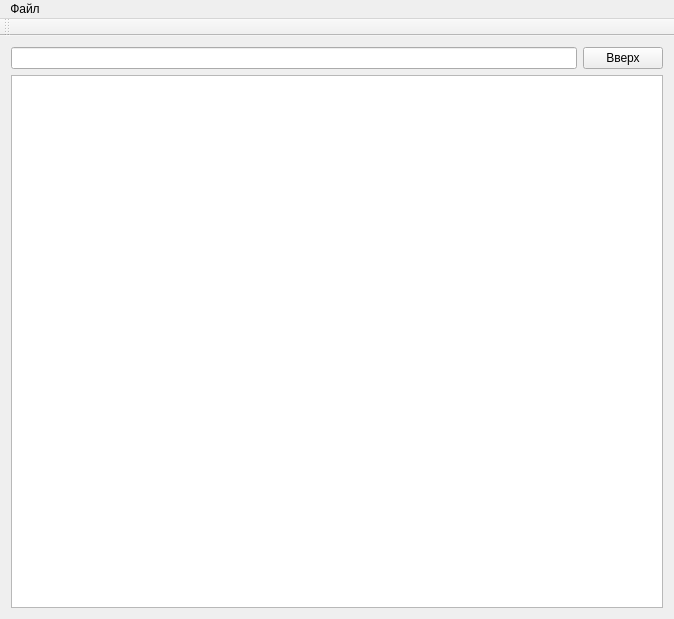
<?xml version="1.0" encoding="UTF-8"?>
<ui version="4.0">
 <class>Explorer</class>
 <widget class="QMainWindow" name="Explorer">
  <property name="geometry">
   <rect>
    <x>0</x>
    <y>0</y>
    <width>674</width>
    <height>619</height>
   </rect>
  </property>
  <property name="windowTitle">
   <string>Explorer</string>
  </property>
  <widget class="QWidget" name="centralWidget">
   <layout class="QGridLayout" name="gridLayout">
    <item row="0" column="0">
     <widget class="QLineEdit" name="Loc"/>
    </item>
    <item row="0" column="1">
     <widget class="QPushButton" name="BackButton">
      <property name="text">
       <string>Вверх</string>
      </property>
     </widget>
    </item>
    <item row="1" column="0" colspan="2">
     <widget class="QListWidget" name="Dir">
      <property name="layoutDirection">
       <enum>Qt::LeftToRight</enum>
      </property>
      <property name="sizeAdjustPolicy">
       <enum>QAbstractScrollArea::AdjustToContentsOnFirstShow</enum>
      </property>
      <property name="resizeMode">
       <enum>QListView::Adjust</enum>
      </property>
      <property name="spacing">
       <number>0</number>
      </property>
      <property name="viewMode">
       <enum>QListView::IconMode</enum>
      </property>
      <property name="uniformItemSizes">
       <bool>true</bool>
      </property>
      <property name="wordWrap">
       <bool>true</bool>
      </property>
     </widget>
    </item>
   </layout>
  </widget>
  <widget class="QMenuBar" name="menuBar">
   <property name="geometry">
    <rect>
     <x>0</x>
     <y>0</y>
     <width>674</width>
     <height>21</height>
    </rect>
   </property>
   <widget class="QMenu" name="menu">
    <property name="title">
     <string>Файл</string>
    </property>
    <addaction name="CopyAct"/>
    <addaction name="PasteAct"/>
    <addaction name="DeleteAct"/>
   </widget>
   <addaction name="menu"/>
  </widget>
  <widget class="QToolBar" name="mainToolBar">
   <attribute name="toolBarArea">
    <enum>TopToolBarArea</enum>
   </attribute>
   <attribute name="toolBarBreak">
    <bool>false</bool>
   </attribute>
  </widget>
  <action name="CopyAct">
   <property name="text">
    <string>Копировать</string>
   </property>
  </action>
  <action name="PasteAct">
   <property name="text">
    <string>Вставить</string>
   </property>
  </action>
  <action name="DeleteAct">
   <property name="text">
    <string>Удалить</string>
   </property>
  </action>
 </widget>
 <layoutdefault spacing="6" margin="11"/>
 <resources/>
 <connections>
  <connection>
   <sender>CopyAct</sender>
   <signal>triggered()</signal>
   <receiver>Explorer</receiver>
   <slot>CopyAction()</slot>
   <hints>
    <hint type="sourcelabel">
     <x>-1</x>
     <y>-1</y>
    </hint>
    <hint type="destinationlabel">
     <x>336</x>
     <y>309</y>
    </hint>
   </hints>
  </connection>
  <connection>
   <sender>PasteAct</sender>
   <signal>triggered()</signal>
   <receiver>Explorer</receiver>
   <slot>PasteAction()</slot>
   <hints>
    <hint type="sourcelabel">
     <x>-1</x>
     <y>-1</y>
    </hint>
    <hint type="destinationlabel">
     <x>336</x>
     <y>309</y>
    </hint>
   </hints>
  </connection>
  <connection>
   <sender>DeleteAct</sender>
   <signal>triggered()</signal>
   <receiver>Explorer</receiver>
   <slot>DeleteAction()</slot>
   <hints>
    <hint type="sourcelabel">
     <x>-1</x>
     <y>-1</y>
    </hint>
    <hint type="destinationlabel">
     <x>336</x>
     <y>309</y>
    </hint>
   </hints>
  </connection>
 </connections>
 <slots>
  <slot>CopyAction()</slot>
  <slot>PasteAction()</slot>
  <slot>DeleteAction()</slot>
 </slots>
</ui>
